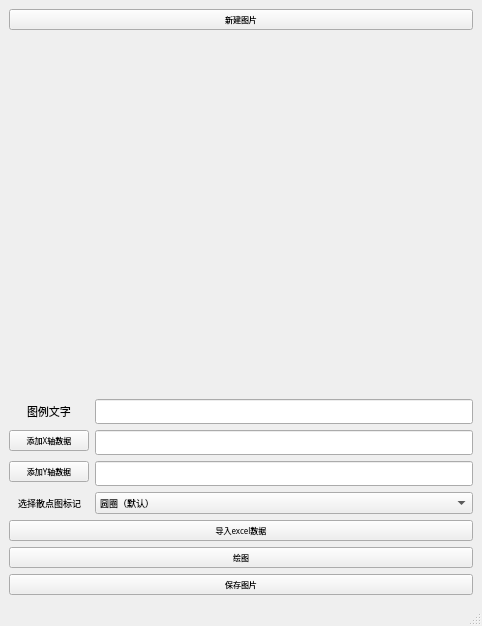
<?xml version="1.0" encoding="UTF-8"?>
<ui version="4.0">
 <class>MainWindow</class>
 <widget class="QMainWindow" name="MainWindow">
  <property name="geometry">
   <rect>
    <x>0</x>
    <y>0</y>
    <width>482</width>
    <height>626</height>
   </rect>
  </property>
  <property name="windowTitle">
   <string>PhysicLab</string>
  </property>
  <widget class="QWidget" name="centralwidget">
   <layout class="QVBoxLayout" name="verticalLayout" stretch="0,1,0,0,0,0">
    <item>
     <widget class="QPushButton" name="newFigButton">
      <property name="font">
       <font>
        <family>微软雅黑 Light</family>
        <pointsize>6</pointsize>
       </font>
      </property>
      <property name="text">
       <string>新建图片</string>
      </property>
     </widget>
    </item>
    <item>
     <widget class="MatplotlibWidget" name="canvas" native="true">
      <property name="sizePolicy">
       <sizepolicy hsizetype="Expanding" vsizetype="Expanding">
        <horstretch>0</horstretch>
        <verstretch>0</verstretch>
       </sizepolicy>
      </property>
      <property name="minimumSize">
       <size>
        <width>0</width>
        <height>0</height>
       </size>
      </property>
     </widget>
    </item>
    <item>
     <layout class="QFormLayout" name="formLayout">
      <property name="sizeConstraint">
       <enum>QLayout::SetMaximumSize</enum>
      </property>
      <property name="fieldGrowthPolicy">
       <enum>QFormLayout::ExpandingFieldsGrow</enum>
      </property>
      <property name="rowWrapPolicy">
       <enum>QFormLayout::DontWrapRows</enum>
      </property>
      <property name="labelAlignment">
       <set>Qt::AlignCenter</set>
      </property>
      <property name="verticalSpacing">
       <number>6</number>
      </property>
      <property name="leftMargin">
       <number>0</number>
      </property>
      <item row="0" column="0">
       <widget class="QLabel" name="LegendLabel">
        <property name="font">
         <font>
          <family>微软雅黑</family>
          <pointsize>8</pointsize>
         </font>
        </property>
        <property name="text">
         <string>图例文字</string>
        </property>
        <property name="textFormat">
         <enum>Qt::MarkdownText</enum>
        </property>
        <property name="alignment">
         <set>Qt::AlignLeading|Qt::AlignLeft|Qt::AlignVCenter</set>
        </property>
        <property name="indent">
         <number>0</number>
        </property>
       </widget>
      </item>
      <item row="0" column="1">
       <widget class="QLineEdit" name="LegendEdit">
        <property name="sizePolicy">
         <sizepolicy hsizetype="Expanding" vsizetype="Preferred">
          <horstretch>0</horstretch>
          <verstretch>0</verstretch>
         </sizepolicy>
        </property>
        <property name="font">
         <font>
          <family>微软雅黑</family>
          <pointsize>9</pointsize>
          <weight>50</weight>
          <italic>false</italic>
          <bold>false</bold>
         </font>
        </property>
        <property name="focusPolicy">
         <enum>Qt::ClickFocus</enum>
        </property>
        <property name="styleSheet">
         <string notr="true">font: 9pt &quot;微软雅黑&quot;;</string>
        </property>
        <property name="text">
         <string/>
        </property>
       </widget>
      </item>
      <item row="1" column="0">
       <widget class="QPushButton" name="getXButton">
        <property name="font">
         <font>
          <family>微软雅黑 Light</family>
          <pointsize>6</pointsize>
         </font>
        </property>
        <property name="text">
         <string>添加X轴数据</string>
        </property>
       </widget>
      </item>
      <item row="1" column="1">
       <widget class="QLineEdit" name="getXLineEdit">
        <property name="enabled">
         <bool>true</bool>
        </property>
        <property name="sizePolicy">
         <sizepolicy hsizetype="Expanding" vsizetype="Preferred">
          <horstretch>0</horstretch>
          <verstretch>0</verstretch>
         </sizepolicy>
        </property>
        <property name="font">
         <font>
          <family>微软雅黑</family>
          <pointsize>9</pointsize>
          <weight>50</weight>
          <italic>false</italic>
          <bold>false</bold>
         </font>
        </property>
        <property name="focusPolicy">
         <enum>Qt::NoFocus</enum>
        </property>
        <property name="styleSheet">
         <string notr="true">font: 9pt &quot;微软雅黑&quot;;</string>
        </property>
       </widget>
      </item>
      <item row="2" column="0">
       <widget class="QPushButton" name="getYButton">
        <property name="font">
         <font>
          <family>微软雅黑 Light</family>
          <pointsize>6</pointsize>
         </font>
        </property>
        <property name="text">
         <string>添加Y轴数据</string>
        </property>
       </widget>
      </item>
      <item row="2" column="1">
       <widget class="QLineEdit" name="getYLineEdit">
        <property name="sizePolicy">
         <sizepolicy hsizetype="Expanding" vsizetype="Preferred">
          <horstretch>0</horstretch>
          <verstretch>0</verstretch>
         </sizepolicy>
        </property>
        <property name="font">
         <font>
          <family>微软雅黑</family>
          <pointsize>9</pointsize>
          <weight>50</weight>
          <italic>false</italic>
          <bold>false</bold>
         </font>
        </property>
        <property name="focusPolicy">
         <enum>Qt::NoFocus</enum>
        </property>
        <property name="styleSheet">
         <string notr="true">font: 9pt &quot;微软雅黑&quot;;</string>
        </property>
        <property name="text">
         <string/>
        </property>
       </widget>
      </item>
      <item row="3" column="0">
       <widget class="QLabel" name="markerLabel">
        <property name="font">
         <font>
          <family>微软雅黑</family>
          <pointsize>7</pointsize>
         </font>
        </property>
        <property name="text">
         <string>选择散点图标记</string>
        </property>
       </widget>
      </item>
      <item row="3" column="1">
       <widget class="QComboBox" name="markerComboBox">
        <property name="sizePolicy">
         <sizepolicy hsizetype="Expanding" vsizetype="Preferred">
          <horstretch>1</horstretch>
          <verstretch>0</verstretch>
         </sizepolicy>
        </property>
        <property name="font">
         <font>
          <family>微软雅黑</family>
          <pointsize>7</pointsize>
          <weight>50</weight>
          <italic>false</italic>
          <bold>false</bold>
         </font>
        </property>
        <property name="styleSheet">
         <string notr="true">font: 7pt &quot;微软雅黑&quot;;</string>
        </property>
        <item>
         <property name="text">
          <string>圆圈（默认）</string>
         </property>
        </item>
        <item>
         <property name="text">
          <string>X型</string>
         </property>
        </item>
        <item>
         <property name="text">
          <string>朝上的三角</string>
         </property>
        </item>
        <item>
         <property name="text">
          <string>不加散点</string>
         </property>
        </item>
       </widget>
      </item>
     </layout>
    </item>
    <item>
     <widget class="QPushButton" name="loadExcelButton">
      <property name="font">
       <font>
        <family>微软雅黑 Light</family>
        <pointsize>6</pointsize>
       </font>
      </property>
      <property name="text">
       <string>导入excel数据</string>
      </property>
     </widget>
    </item>
    <item>
     <widget class="QPushButton" name="addLineButton">
      <property name="font">
       <font>
        <family>微软雅黑 Light</family>
        <pointsize>6</pointsize>
       </font>
      </property>
      <property name="text">
       <string>绘图</string>
      </property>
     </widget>
    </item>
    <item>
     <widget class="QPushButton" name="saveFigButton">
      <property name="font">
       <font>
        <family>微软雅黑 Light</family>
        <pointsize>6</pointsize>
       </font>
      </property>
      <property name="text">
       <string>保存图片</string>
      </property>
     </widget>
    </item>
   </layout>
   <zorder>addLineButton</zorder>
   <zorder>canvas</zorder>
   <zorder>loadExcelButton</zorder>
   <zorder>saveFigButton</zorder>
   <zorder>newFigButton</zorder>
  </widget>
  <widget class="QMenuBar" name="menubar">
   <property name="geometry">
    <rect>
     <x>0</x>
     <y>0</y>
     <width>482</width>
     <height>22</height>
    </rect>
   </property>
  </widget>
  <widget class="QStatusBar" name="statusbar"/>
 </widget>
 <customwidgets>
  <customwidget>
   <class>MatplotlibWidget</class>
   <extends>QWidget</extends>
   <header>app.View.Widgets.MatplotlibWidget</header>
   <container>1</container>
   <slots>
    <signal>figChanged()</signal>
   </slots>
  </customwidget>
 </customwidgets>
 <resources/>
 <connections/>
 <slots>
  <signal>newFigCreated(Figure)</signal>
 </slots>
</ui>
